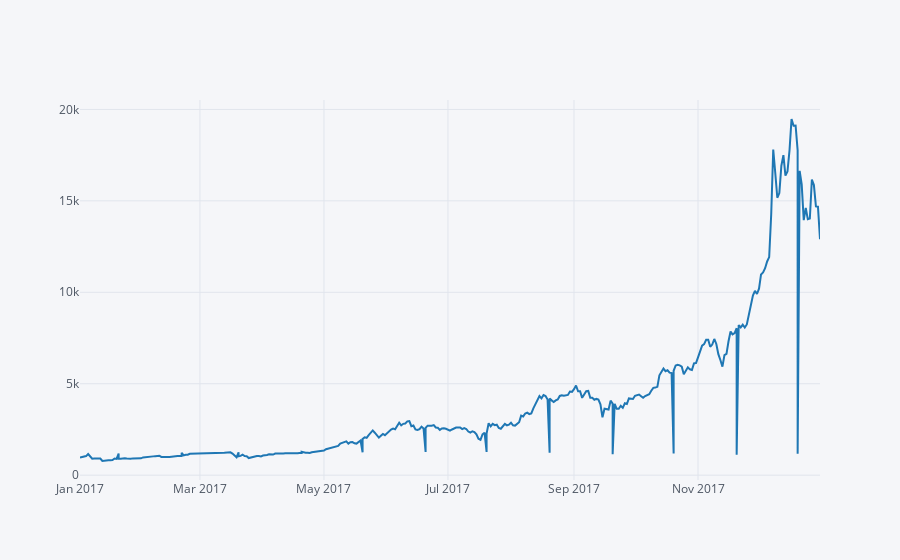

Here is the notebook cell this chart was saved with:
### Code cell
data = [go.Scatter(x=cryptoData_BTC_Open['Date'], y=cryptoData_BTC_Open['Open'], name='Open')]
cryptoData_BTC_Open.iplot(data=data)

### Figure 1 — Plotly figure (JSON) as saved in the notebook; plotly's stock layout.template omitted (floating-point values rounded to 4 significant figures; data arrays with more than 128 entries replaced by an {"elided": "..."} marker saying what was removed)
{"data": [{"name": "Open", "type": "scatter", "x": {"elided": "365 str values"}, "y": {"elided": "365 float values"}}], "layout": {"legend": {"bgcolor": "#F5F6F9", "font": {"color": "#4D5663"}}, "paper_bgcolor": "#F5F6F9", "plot_bgcolor": "#F5F6F9", "titlefont": {"color": "#4D5663"}, "xaxis1": {"gridcolor": "#E1E5ED", "showgrid": true, "tickfont": {"color": "#4D5663"}, "title": "", "titlefont": {"color": "#4D5663"}, "zerolinecolor": "#E1E5ED"}, "yaxis1": {"gridcolor": "#E1E5ED", "showgrid": true, "tickfont": {"color": "#4D5663"}, "title": "", "titlefont": {"color": "#4D5663"}, "zerolinecolor": "#E1E5ED"}}}
